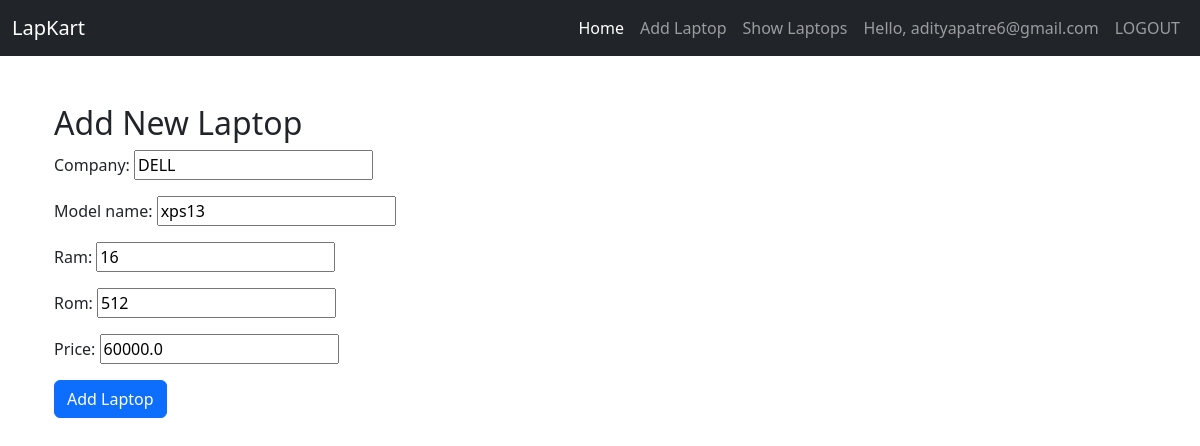
Page /seller/update/7/ (signed in) on the committed database.
### SellerApp/models.py (models this page shows)
class Laptop(models.Model):
    company = models.CharField(max_length=32)
    model_name = models.CharField(max_length=32)
    ram = models.IntegerField()
    rom = models.IntegerField()
    price = models.FloatField()

### SellerApp/views.py (the view)
# urls.py: path('update/<int:id>/', views.update_laptop_view, name='update_url'),
def update_laptop_view(request, id):
    laptop = get_object_or_404(Laptop, id=id)
    if request.method == "POST":
        form = LaptopForm(request.POST, instance=laptop)
        if form.is_valid():
            form.save()
            return redirect('/seller/show/')
    else:
        form = LaptopForm(instance=laptop)
    template_name = 'SellerApp/add_laptop.html'
    context = {'form': form}
    return render(request, template_name, context)

### SellerApp/forms.py
class LaptopForm(forms.ModelForm):
    class Meta:
        model = Laptop
        fields = "__all__"

### templates/SellerApp/add_laptop.html (shortened to what this page needs)
{% extends 'base.html' %}
{% block content %}
<div class="container mt-5">
    <h2>Add New Laptop</h2>
    <form method="post" action="{% url 'add_url' %}">
        {{ form.as_p }}
        <button type="submit" class="btn btn-primary">Add Laptop</button>
    </form>
</div>
{% endblock %}

### templates/base.html (shortened to what this page needs)
<!DOCTYPE html>
<html lang="en">
<head>
    <link href="https://cdn.jsdelivr.net/npm/bootstrap@5.3.2/dist/css/bootstrap.min.css" rel="stylesheet">
    <link rel="stylesheet" href="https://cdn.jsdelivr.net/npm/bootstrap@5.3.2/dist/css/bootstrap.min.css">
</head>
<body>
<nav class="navbar navbar-expand-lg navbar-dark bg-dark">
    <div class="container-fluid">
        <div class="animate__rubberBand">
            <a class="navbar-brand" href="#">LapKart</a>
        </div>
        <div class="collapse navbar-collapse" id="navbarNavAltMarkup">
            <div class="navbar-nav ms-auto">
                <a class="nav-link active" aria-current="page" href="{% url 'home' %}">Home</a>
                {% if user.is_authenticated %}
                    <a class="nav-link" href="{% url 'add_url' %}">Add Laptop</a>
                    <a class="nav-link" href="{% url 'show_url' %}">Show Laptops</a>
                    <a class="nav-link" href="#">Hello, {{ user.username }}</a>
                    <a class="nav-link" href='/auth/logout/'>LOGOUT</a>
                {% else %}
                    <a class="nav-link" href='/auth/login/'>LOGIN</a>
                    <a class="nav-link" href='/auth/register/'>Register USER</a>
                {% endif %}
            </div>
        </div>
    </div>
</nav>
<div class="container">
    {% block content %}
    {% endblock %}
</div>
</body>
</html>

### rows in the picture
Laptop: company "DELL", model_name "xps13", ram "16", rom "512", price "60000.0"

### other values in the picture
{{ user.username }} "adityapatre6@gmail.com"
